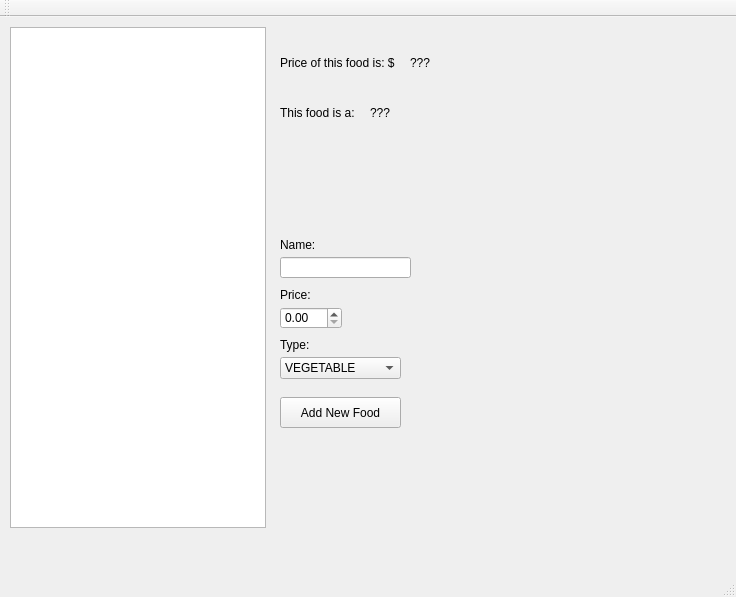
<?xml version="1.0" encoding="UTF-8"?>
<ui version="4.0">
 <class>MainWindow</class>
 <widget class="QMainWindow" name="MainWindow">
  <property name="geometry">
   <rect>
    <x>0</x>
    <y>0</y>
    <width>736</width>
    <height>597</height>
   </rect>
  </property>
  <property name="windowTitle">
   <string>MainWindow</string>
  </property>
  <widget class="QWidget" name="centralWidget">
   <widget class="MyListWidget" name="listWidget">
    <property name="geometry">
     <rect>
      <x>10</x>
      <y>10</y>
      <width>256</width>
      <height>501</height>
     </rect>
    </property>
   </widget>
   <widget class="QLabel" name="label">
    <property name="geometry">
     <rect>
      <x>280</x>
      <y>20</y>
      <width>131</width>
      <height>51</height>
     </rect>
    </property>
    <property name="text">
     <string>Price of this food is: $</string>
    </property>
   </widget>
   <widget class="QLabel" name="label_2">
    <property name="geometry">
     <rect>
      <x>410</x>
      <y>20</y>
      <width>131</width>
      <height>51</height>
     </rect>
    </property>
    <property name="text">
     <string>???</string>
    </property>
   </widget>
   <widget class="QLabel" name="label_3">
    <property name="geometry">
     <rect>
      <x>280</x>
      <y>70</y>
      <width>91</width>
      <height>51</height>
     </rect>
    </property>
    <property name="text">
     <string>This food is a: </string>
    </property>
   </widget>
   <widget class="QLabel" name="label_4">
    <property name="geometry">
     <rect>
      <x>370</x>
      <y>70</y>
      <width>91</width>
      <height>51</height>
     </rect>
    </property>
    <property name="text">
     <string>???</string>
    </property>
   </widget>
   <widget class="QLineEdit" name="lineEdit">
    <property name="geometry">
     <rect>
      <x>280</x>
      <y>240</y>
      <width>131</width>
      <height>21</height>
     </rect>
    </property>
   </widget>
   <widget class="QLabel" name="label_5">
    <property name="geometry">
     <rect>
      <x>280</x>
      <y>220</y>
      <width>55</width>
      <height>16</height>
     </rect>
    </property>
    <property name="text">
     <string>Name:</string>
    </property>
   </widget>
   <widget class="QDoubleSpinBox" name="doubleSpinBox">
    <property name="geometry">
     <rect>
      <x>280</x>
      <y>290</y>
      <width>62</width>
      <height>22</height>
     </rect>
    </property>
   </widget>
   <widget class="QLabel" name="label_6">
    <property name="geometry">
     <rect>
      <x>280</x>
      <y>270</y>
      <width>55</width>
      <height>16</height>
     </rect>
    </property>
    <property name="text">
     <string>Price:</string>
    </property>
   </widget>
   <widget class="QComboBox" name="comboBox">
    <property name="geometry">
     <rect>
      <x>280</x>
      <y>340</y>
      <width>121</width>
      <height>22</height>
     </rect>
    </property>
    <item>
     <property name="text">
      <string>VEGETABLE</string>
     </property>
    </item>
    <item>
     <property name="text">
      <string>FRUIT</string>
     </property>
    </item>
    <item>
     <property name="text">
      <string>MEAT</string>
     </property>
    </item>
   </widget>
   <widget class="QLabel" name="label_7">
    <property name="geometry">
     <rect>
      <x>280</x>
      <y>320</y>
      <width>55</width>
      <height>16</height>
     </rect>
    </property>
    <property name="text">
     <string>Type:</string>
    </property>
   </widget>
   <widget class="QPushButton" name="pushButton">
    <property name="geometry">
     <rect>
      <x>280</x>
      <y>380</y>
      <width>121</width>
      <height>31</height>
     </rect>
    </property>
    <property name="text">
     <string>Add New Food</string>
    </property>
   </widget>
  </widget>
  <widget class="QMenuBar" name="menuBar">
   <property name="geometry">
    <rect>
     <x>0</x>
     <y>0</y>
     <width>736</width>
     <height>22</height>
    </rect>
   </property>
  </widget>
  <widget class="QToolBar" name="mainToolBar">
   <attribute name="toolBarArea">
    <enum>TopToolBarArea</enum>
   </attribute>
   <attribute name="toolBarBreak">
    <bool>false</bool>
   </attribute>
  </widget>
  <widget class="QStatusBar" name="statusBar"/>
 </widget>
 <layoutdefault spacing="6" margin="11"/>
 <customwidgets>
  <customwidget>
   <class>MyListWidget</class>
   <extends>QListWidget</extends>
   <header>mylistwidget.h</header>
   <slots>
    <signal>sig_sendPrice(QString)</signal>
    <signal>sig_sendType(QString)</signal>
    <slot>slot_receiveFoodItem(QListWidgetItem*)</slot>
    <slot>slot_processClickedItem(QListWidgetItem*)</slot>
   </slots>
  </customwidget>
 </customwidgets>
 <resources/>
 <connections>
  <connection>
   <sender>MainWindow</sender>
   <signal>sig_sendFoodItem(QListWidgetItem*)</signal>
   <receiver>listWidget</receiver>
   <slot>slot_receiveFoodItem(QListWidgetItem*)</slot>
   <hints>
    <hint type="sourcelabel">
     <x>439</x>
     <y>277</y>
    </hint>
    <hint type="destinationlabel">
     <x>178</x>
     <y>242</y>
    </hint>
   </hints>
  </connection>
  <connection>
   <sender>listWidget</sender>
   <signal>itemClicked(QListWidgetItem*)</signal>
   <receiver>listWidget</receiver>
   <slot>slot_processClickedItem(QListWidgetItem*)</slot>
   <hints>
    <hint type="sourcelabel">
     <x>221</x>
     <y>161</y>
    </hint>
    <hint type="destinationlabel">
     <x>250</x>
     <y>207</y>
    </hint>
   </hints>
  </connection>
  <connection>
   <sender>listWidget</sender>
   <signal>sig_sendPrice(QString)</signal>
   <receiver>label_2</receiver>
   <slot>setText(QString)</slot>
   <hints>
    <hint type="sourcelabel">
     <x>215</x>
     <y>83</y>
    </hint>
    <hint type="destinationlabel">
     <x>450</x>
     <y>93</y>
    </hint>
   </hints>
  </connection>
  <connection>
   <sender>listWidget</sender>
   <signal>sig_sendType(QString)</signal>
   <receiver>label_4</receiver>
   <slot>setText(QString)</slot>
   <hints>
    <hint type="sourcelabel">
     <x>230</x>
     <y>128</y>
    </hint>
    <hint type="destinationlabel">
     <x>399</x>
     <y>137</y>
    </hint>
   </hints>
  </connection>
  <connection>
   <sender>lineEdit</sender>
   <signal>textChanged(QString)</signal>
   <receiver>MainWindow</receiver>
   <slot>slot_storeNewFoodName(QString)</slot>
   <hints>
    <hint type="sourcelabel">
     <x>359</x>
     <y>289</y>
    </hint>
    <hint type="destinationlabel">
     <x>511</x>
     <y>345</y>
    </hint>
   </hints>
  </connection>
  <connection>
   <sender>doubleSpinBox</sender>
   <signal>valueChanged(double)</signal>
   <receiver>MainWindow</receiver>
   <slot>slot_storeNewFoodPrice(double)</slot>
   <hints>
    <hint type="sourcelabel">
     <x>333</x>
     <y>346</y>
    </hint>
    <hint type="destinationlabel">
     <x>474</x>
     <y>364</y>
    </hint>
   </hints>
  </connection>
  <connection>
   <sender>comboBox</sender>
   <signal>currentIndexChanged(int)</signal>
   <receiver>MainWindow</receiver>
   <slot>slot_storeNewFoodType(int)</slot>
   <hints>
    <hint type="sourcelabel">
     <x>373</x>
     <y>391</y>
    </hint>
    <hint type="destinationlabel">
     <x>476</x>
     <y>423</y>
    </hint>
   </hints>
  </connection>
  <connection>
   <sender>pushButton</sender>
   <signal>clicked()</signal>
   <receiver>MainWindow</receiver>
   <slot>slot_CreateNewFood()</slot>
   <hints>
    <hint type="sourcelabel">
     <x>324</x>
     <y>435</y>
    </hint>
    <hint type="destinationlabel">
     <x>361</x>
     <y>488</y>
    </hint>
   </hints>
  </connection>
 </connections>
 <slots>
  <signal>sig_sendFoodItem(QListWidgetItem*)</signal>
  <slot>slot_storeNewFoodName(QString)</slot>
  <slot>slot_storeNewFoodPrice(double)</slot>
  <slot>slot_storeNewFoodType(int)</slot>
  <slot>slot_CreateNewFood()</slot>
  <slot>slot_doAThing()</slot>
 </slots>
</ui>
